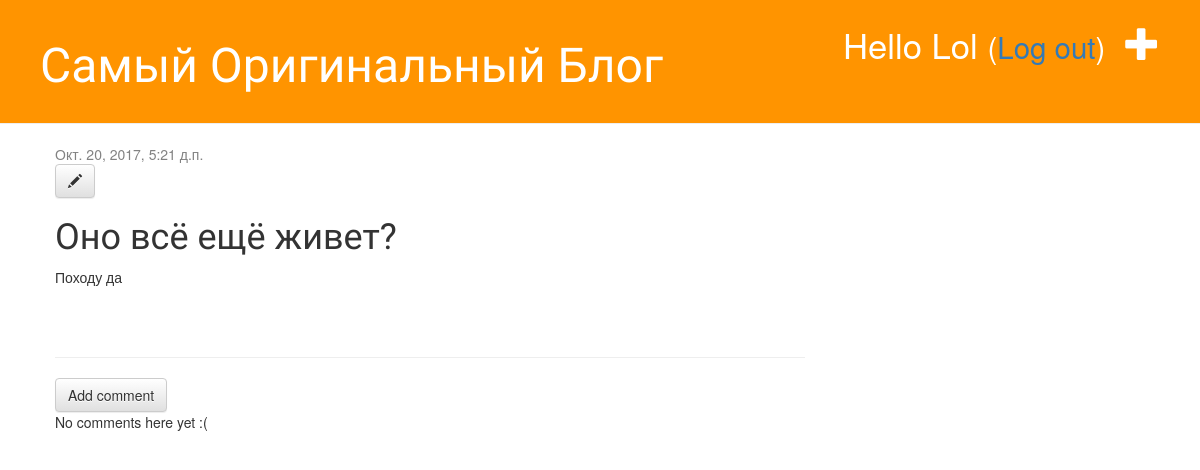
The app's page /post/6/ (signed in), older data.
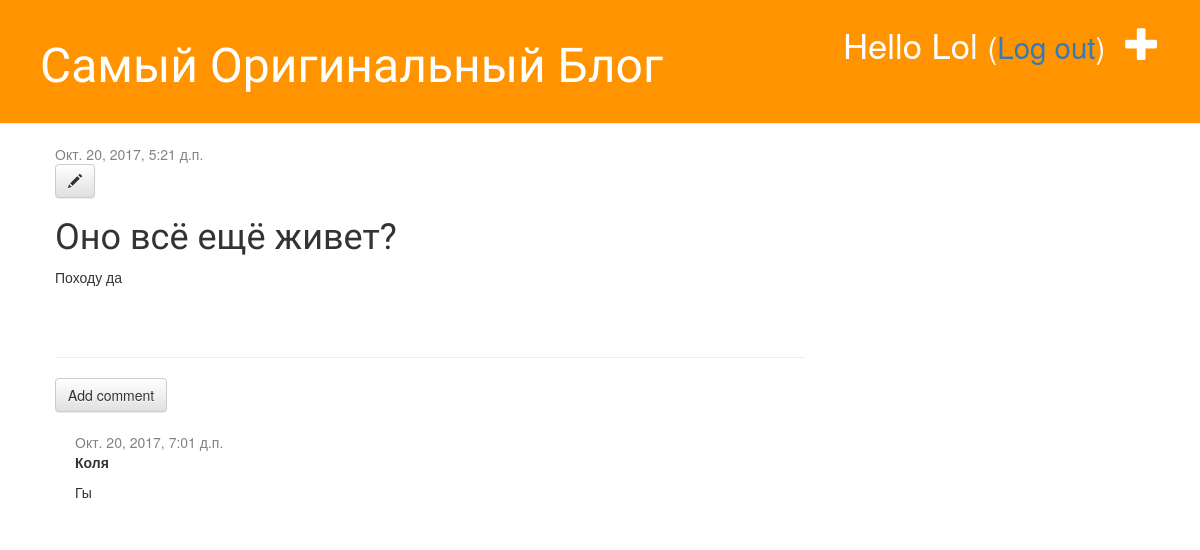
The same page, newer data.
### blog/models.py (models this page shows, shortened)
class Post(models.Model):
    author = models.ForeignKey('auth.User')
    title = models.CharField(max_length=200)
    text = models.TextField()
    created_date = models.DateTimeField(
            default=timezone.now)
    published_date = models.DateTimeField(
            blank=True, null=True)

class Comment(models.Model):
    post = models.ForeignKey('blog.Post', related_name='comments')
    author = models.CharField(max_length=200)
    text = models.TextField()
    created_date = models.DateTimeField(default=timezone.now)
    approved_comment = models.BooleanField(default=False)

### blog/views.py (the view)
# urls.py: url(r'^post/(?P<pk>\d+)/$', views.post_detail, name='post_detail'),
@login_required
def post_detail(request, pk):
    post = get_object_or_404(Post, pk=pk)
    return render(request, 'blog/post_detail.html', {'post': post})

### blog/templates/blog/post_detail.html (shortened to what this page needs)
{% extends 'blog/base.html' %}
{% block content %}
    <div class="post">
        {% if post.published_date %}
            <div class="date">
                {{ post.published_date }}
            </div>
        {% endif %}
       {% if user.is_authenticated %}
            <a class="btn btn-default" href="{% url 'post_edit' pk=post.pk %}"><span class="glyphicon glyphicon-pencil"></span></a>
       {% endif %}
        <h1>{{ post.title }}</h1>
        <p>{{ post.text|linebreaksbr }}</p>
    </div>
    <hr>
    <a class="btn btn-default" href="{% url 'add_comment_to_post' pk=post.pk %}">Add comment</a>
{% for comment in post.comments.all %}
    {% if user.is_authenticated or comment.approved_comment %}
    <div class="comment">
        <div class="date">
            {{ comment.created_date }}
        </div>
        <strong>{{ comment.author }}</strong>
        <p>{{ comment.text|linebreaks }}</p>
    </div>
    {% endif %}
{% empty %}
    <p>No comments here yet :(</p>
{% endfor %}
{% endblock %}

### blog/templates/blog/base.html (shortened to what this page needs)
{% load staticfiles %}
<!DOCTYPE html>
<html lang="en">
<head>
    <link rel="stylesheet" href="//maxcdn.bootstrapcdn.com/bootstrap/3.2.0/css/bootstrap.min.css">
    <link rel="stylesheet" href="//maxcdn.bootstrapcdn.com/bootstrap/3.2.0/css/bootstrap-theme.min.css">
    <link rel="stylesheet" href="{% static 'css/blog.css' %}">
</head>
<body>
    <div class="page-header">
    {% if user.is_authenticated %}
        <a href="{% url 'post_new' %}" class="top-menu"><span class="glyphicon glyphicon-plus"></span></a>
        <p class="top-menu">Hello {{ user.username }} <small>(<a href="{% url 'logout' %}">Log out</a>)</small></p>
    {% else %}
        <a href="{% url 'login' %}" class="top-menu"><span class="glyphicon glyphicon-lock"></span></a>
    {% endif %}
        <h1><a href="/">Самый Оригинальный Блог</a></h1>
    </div>
    <div class="content container">
        <div class="row">
            <div class="col-md-8">
            {% block content %}
            {% endblock %}
            </div>
        </div>
    </div>
</body>
</html>

### blog/static/css/blog.css (style rules this page uses)
.page-header { background-color: #ff9400; margin-top: 0; padding: 20px 20px 20px 40px; }
.page-header h1, .page-header h1 a, .page-header h1 a:visited, .page-header h1 a:active { color: #ffffff; font-size: 36pt; text-decoration: none; }
.content { margin-left: 40px; }
h1, h2, h3, h4 { font-family: 'Lobster', cursive; }
.date { color: #828282; }
.top-menu, .top-menu:hover, .top-menu:visited { color: #ffffff; float: right; font-size: 26pt; margin-right: 20px; }
.post { margin-bottom: 70px; }
.comment { margin: 20px 0px 20px 20px; }

Row changes from the older to the newer data that the page shows:
added Comment: created_date "Окт. 20, 2017, 7:01 д.п.", author "Коля", text "Гы"
Text that changed along with them:
text no longer shown: "No comments here yet :("
